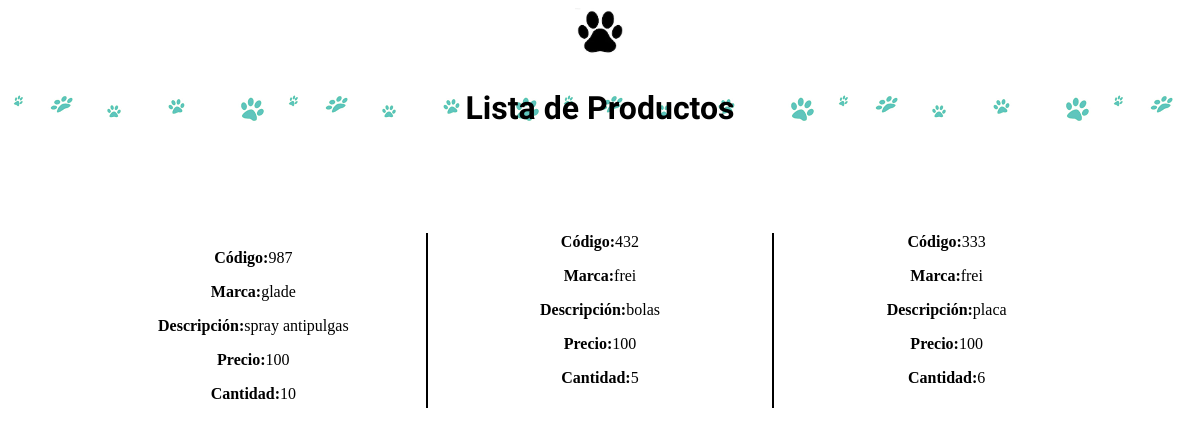
/Listar-Productos.php, run on the app's committed database.
### tables this page shows
CREATE TABLE IF NOT EXISTS `tbarticulos` (
  `ID` int(11) NOT NULL AUTO_INCREMENT,
  `CODIGO` int(11) NOT NULL,
  `MARCA` varchar(20) NOT NULL,
  `DESCRIPCION` varchar(20) NOT NULL,
  `PRECIO` int(11) NOT NULL,
  `CANTIDAD` int(11) NOT NULL,
  `IMAGEN` text NOT NULL,
  PRIMARY KEY (`ID`),
  UNIQUE KEY `CODIGO` (`CODIGO`)
);

### Clases/Articulos.php (called while the page is built, shortened)
<?php
class Articulos {
 function ListarProductos() {
        require './BD/ConexionBD.php';
        $retorno = array();
        $query = "SELECT * FROM tbarticulos";
        $resultado = $mysql->query($query);
        if ($resultado->num_rows > 0) {
            $productos_array = array();
            while ($productos = $resultado->fetch_assoc()) {
                array_push($productos_array, $productos);
            }
            $retorno["valido"] = true;
            $retorno["datos"] = $productos_array;
        } else {
            $retorno["valido"] = false;
        }
        return $retorno;
    }
}

### Listar-Productos.php (the view, shortened to what this page needs)
<?php
include './Clases/Articulos.php';
$producto=new Articulos();
$resultado = $producto->ListarProductos();
?>
<!DOCTYPE html>
<html>
    <head>
        <link href="css/listar-productos.css" rel="stylesheet" type="text/css"/>
    </head>
    <body>
         <section>
             <center>
                 <a href="manten-articulos.php" class="imagen">
                    <img src="images/pchuella.jpg" alt="" width="50px" height="50px"/>
                    </a>
             <h1 class="a">Lista de Productos</h1>
             <div class="columna">
            <?php
            if ($resultado["valido"]) {
                foreach ($resultado["datos"] as $producto){
                    echo "<div class='item'>";
                    echo "<p><strong>Código:</strong>".$producto["CODIGO"]."</p>";
                    echo "<p><strong>Marca:</strong>".$producto["MARCA"]."</p>";
                    echo "<p><strong>Descripción:</strong>".$producto["DESCRIPCION"]."</p>";
                    echo "<p><strong>Precio:</strong>".$producto["PRECIO"]."</p>";
                    echo "<p><strong>Cantidad:</strong>".$producto["CANTIDAD"]."</p>";
                    echo "</div>";
                }
            } else{
                echo "<div class='item'>";
            echo"<p>No se encontraron registros</p>";
                echo"</div>";
            }
            ?>
                 </div>
             </center>
        </section>
    </body>
</html>

### css/listar-productos.css (style rules this page uses)
.a { font-size: xx-large; font-family: 'Love Ya Like A Sister', bold; text-align: center; background-image: url(../images/veterinaria.png);; }
.columna { column-rule: black solid 2px; columns: 3; text-align: center; padding: 5em; }

### data on the page
tbarticulos: CODIGO "987", MARCA "glade", DESCRIPCION "spray antipulgas", PRECIO "100", CANTIDAD "10"
tbarticulos: CODIGO "432", MARCA "frei", DESCRIPCION "bolas", PRECIO "100", CANTIDAD "5"
tbarticulos: CODIGO "333", MARCA "frei", DESCRIPCION "placa", PRECIO "100", CANTIDAD "6"
